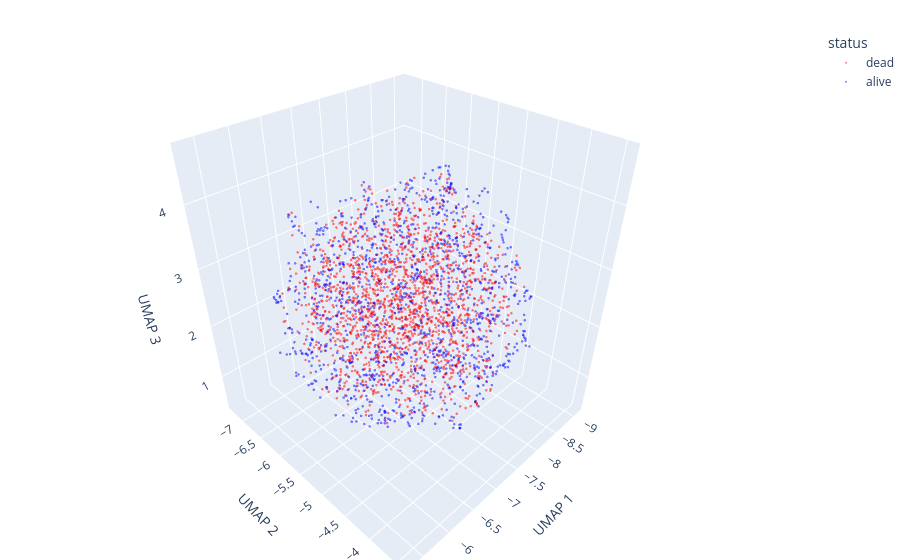

Notebook source saved alongside this figure:
### Code cell
dead_set = set(dead_neurons_idxs)
df = pd.DataFrame({
    'UMAP 1': embedding[:, 0],
    'UMAP 2': embedding[:, 1],
    'UMAP 3': embedding[:, 2],
    'status': ['dead' if i in dead_set else 'alive' for i in range(len(embedding))]
})

fig = px.scatter_3d(
    df, x='UMAP 1', y='UMAP 2', z='UMAP 3',
    color='status',
    color_discrete_map={'alive': 'blue', 'dead': 'red'},
    opacity=0.5,
)
fig.update_traces(marker_size=1.5)
fig.update_layout(margin=dict(l=0, r=0, b=0, t=30))
fig.show()

### Figure 1 — Plotly figure (JSON) as saved in the notebook; plotly's stock layout.template omitted (floating-point values rounded to 4 significant figures; data arrays with more than 128 entries replaced by an {"elided": "..."} marker saying what was removed)
{"data": [{"hovertemplate": "status=dead<br>UMAP 1=%{x}<br>UMAP 2=%{y}<br>UMAP 3=%{z}<extra></extra>", "legendgroup": "dead", "marker": {"color": "red", "opacity": 0.5, "size": 1.5, "symbol": "circle"}, "mode": "markers", "name": "dead", "scene": "scene", "showlegend": true, "type": "scatter3d", "x": {"elided": "1840 float values"}, "y": {"elided": "1840 float values"}, "z": {"elided": "1840 float values"}}, {"hovertemplate": "status=alive<br>UMAP 1=%{x}<br>UMAP 2=%{y}<br>UMAP 3=%{z}<extra></extra>", "legendgroup": "alive", "marker": {"color": "blue", "opacity": 0.5, "size": 1.5, "symbol": "circle"}, "mode": "markers", "name": "alive", "scene": "scene", "showlegend": true, "type": "scatter3d", "x": {"elided": "1232 float values"}, "y": {"elided": "1232 float values"}, "z": {"elided": "1232 float values"}}], "layout": {"legend": {"title": {"text": "status"}, "tracegroupgap": 0}, "margin": {"b": 0, "l": 0, "r": 0, "t": 30}, "scene": {"domain": {"x": [0, 1], "y": [0, 1]}, "xaxis": {"title": {"text": "UMAP 1"}}, "yaxis": {"title": {"text": "UMAP 2"}}, "zaxis": {"title": {"text": "UMAP 3"}}}}}
